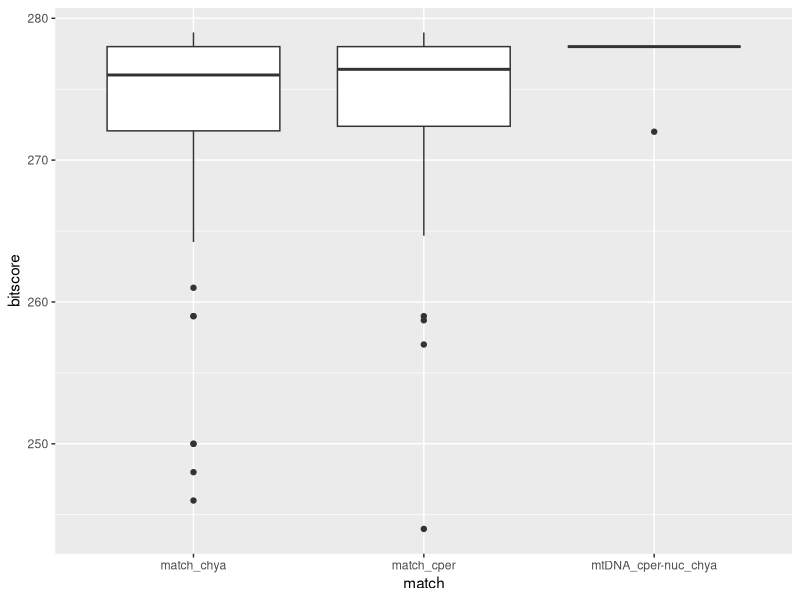

The R script that drew this image:
library(tidyverse)

mtdna <- read_csv('../Mitochondrial_Mapping/blast_speciesID.csv') 
admix_data <- read_csv('../splitSpecies/ADMIXTURE/MiSeq_lightSpecies2.10.1.2.results.csv')
newhybrids_subsetLoci <- read_csv('../splitSpecies/newHybrids/newHybrids_fullResults.csv')


newhybrids_subsetLoci %>%
  filter(is.na(Z),
         prior == 'Jeffreys') %>%
  filter(Indiv == 'COPE_1023.fp2.repr')

newhybrids_subsetLoci %>%
  filter(prior == 'Jeffreys') %>%
  select(-prior) %>%
  group_by(Indiv) %>%
  mutate(hybrid_type = hybrid_class[mean_posterior_probability == max(mean_posterior_probability)],
         post_prob = max(mean_posterior_probability)) %>%
  ungroup %>%
  select(-starts_with('C'), -sd_posterior_probability, -cv_posterior_probability) %>%
  pivot_wider(names_from = hybrid_class, values_from = mean_posterior_probability) %>%
  arrange(post_prob) %>%
  filter(str_detect(hybrid_type, 'pure', negate = TRUE))


tmp <- newhybrids_subsetLoci %>%
  filter(prior == 'Jeffreys') %>%
  select(-prior) %>%
  mutate(Indiv = str_remove(Indiv, '.fp2.repr')) %>%
  group_by(Indiv) %>%
  mutate(hybrid_type = hybrid_class[mean_posterior_probability == max(mean_posterior_probability)],
         post_prob = max(mean_posterior_probability)) %>%
  ungroup %>%
  select(-starts_with('C'), -sd_posterior_probability, -cv_posterior_probability) %>%
  pivot_wider(names_from = hybrid_class, values_from = mean_posterior_probability) %>%
  left_join(mtdna, by = c('Indiv' = 'ID')) 


tmp %>%
  filter(evalue < -65) %>%
  filter(!is.na(species),
         str_detect(hybrid_type, 'pure')) %>%
  # count(species, hybrid_type)
  mutate(match = case_when(hybrid_type == 'pure_b' & species == 'Coryphopterus hyalinus' ~ 'match_chya',
                           hybrid_type == 'pure_a' & species == 'Coryphopterus personatus' ~ 'match_cper',
                           hybrid_type == 'pure_a' & species == 'Coryphopterus hyalinus' ~ 'mtDNA_chya-nuc_cper',
                           hybrid_type == 'pure_b' & species == 'Coryphopterus personatus' ~ 'mtDNA_cper-nuc_chya',
                           TRUE ~ 'error')) %>%
  
  ggplot(aes(x = match, y = bitscore)) +
  geom_boxplot()

  
  